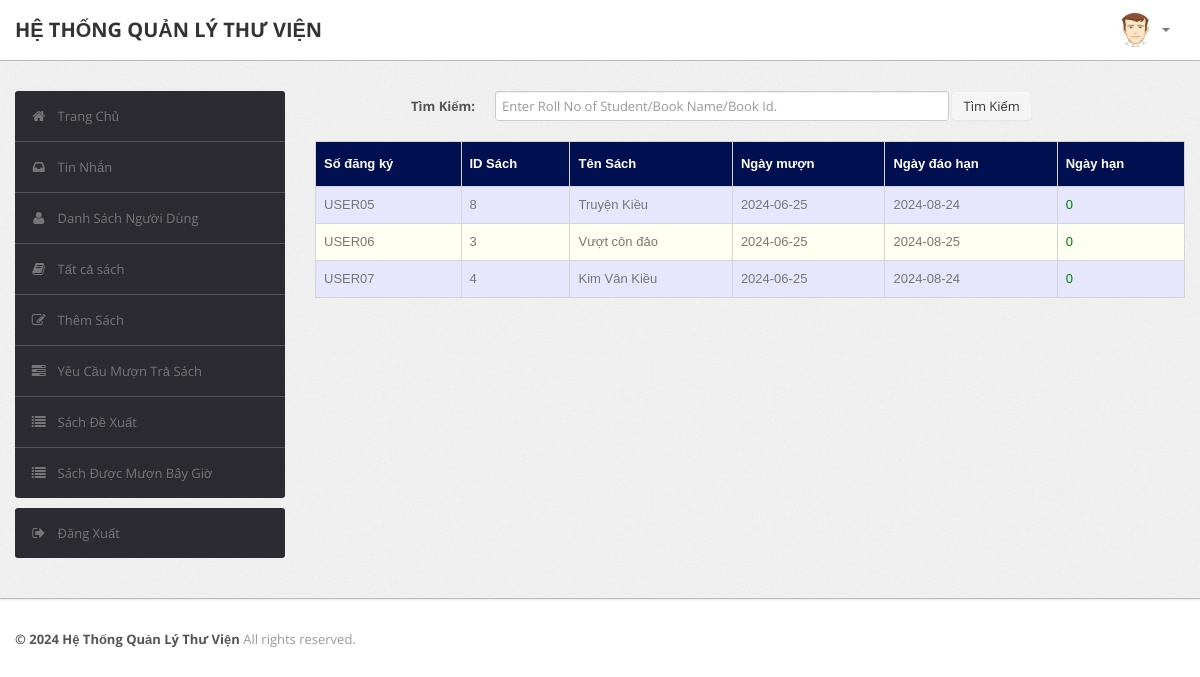
The app's page /admin/current.php (signed in) with its own data.
### tables this page shows
CREATE TABLE `record` (
  `RollNo` varchar(50) NOT NULL,
  `BookId` int(10) NOT NULL,
  `Date_of_Issue` date DEFAULT NULL,
  `Due_Date` date DEFAULT NULL,
  `Date_of_Return` date DEFAULT NULL,
  `Dues` int(10) DEFAULT NULL,
  `Renewals_left` int(10) DEFAULT NULL,
  `Time` time DEFAULT NULL,
  PRIMARY KEY (`RollNo`,`BookId`),
  KEY `BookId` (`BookId`),
  CONSTRAINT `record_ibfk_1` FOREIGN KEY (`RollNo`) REFERENCES `user` (`RollNo`),
  CONSTRAINT `record_ibfk_2` FOREIGN KEY (`BookId`) REFERENCES `book` (`BookId`)
);

CREATE TABLE `book` (
  `BookId` int(10) NOT NULL AUTO_INCREMENT,
  `Title` varchar(50) DEFAULT NULL,
  `Publisher` varchar(50) DEFAULT NULL,
  `Year` varchar(50) DEFAULT NULL,
  `Availability` int(5) DEFAULT NULL,
  PRIMARY KEY (`BookId`)
);

### admin/current.php (the view, shortened to what this page needs)
<?php
require('dbconn.php');
?>
<?php
if ($_SESSION['RollNo']) {
    ?>
<!DOCTYPE html>
<html lang="en">
    <head>
        <link type="text/css" href="bootstrap/css/bootstrap.min.css" rel="stylesheet">
        <link type="text/css" href="bootstrap/css/bootstrap-responsive.min.css" rel="stylesheet">
        <link type="text/css" href="css/theme.css" rel="stylesheet">
        <link type="text/css" href="images/icons/css/font-awesome.css" rel="stylesheet">
    </head>
    <body>
        <div class="navbar navbar-fixed-top">
            <div class="navbar-inner">
                <div class="container">
                        <a class="brand" href="index.php">HỆ THỐNG QUẢN LÝ THƯ VIỆN </a>
                    <div class="nav-collapse collapse navbar-inverse-collapse">
                        <ul class="nav pull-right">
                            <li class="nav-user dropdown"><a href="#" class="dropdown-toggle" data-toggle="dropdown">
                                <img src="images/user.png" class="nav-avatar" />
                                <b class="caret"></b></a>
                            </li>
                        </ul>
                    </div>
                </div>
            </div>
        </div>
        <div class="wrapper">
            <div class="container">
                <div class="row">
                    <div class="span3">
                        <div class="sidebar">
                            <ul class="widget widget-menu unstyled">
                                <li class="active"><a href="index.php"><i class="menu-icon icon-home"></i>Trang Chủ
                                </a></li>
                                 <li><a href="message.php"><i class="menu-icon icon-inbox"></i>Tin Nhắn</a>
                                </li>
                                <li><a href="student.php"><i class="menu-icon icon-user"></i>Danh Sách Người Dùng </a>
                                </li>
                                <li><a href="book.php"><i class="menu-icon icon-book"></i>Tất cả sách </a></li>
                                <li><a href="addbook.php"><i class="menu-icon icon-edit"></i>Thêm Sách </a></li>
                                <li><a href="requests.php"><i class="menu-icon icon-tasks"></i>Yêu Cầu Mượn Trả Sách </a></li>
                                <li><a href="recommendations.php"><i class="menu-icon icon-list"></i>Sách Đề Xuất </a></li>
                                <li><a href="current.php"><i class="menu-icon icon-list"></i>Sách Được Mượn Bây Giờ </a></li>
                            </ul>
                            <ul class="widget widget-menu unstyled">
                                <li><a href="logout.php"><i class="menu-icon icon-signout"></i>Đăng Xuất </a></li>
                            </ul>
                        </div>
                    </div>
                    <div class="span9">
                        <form class="form-horizontal row-fluid" action="current.php" method="post">
                                        <div class="control-group">
                                            <label class="control-label" for="Search"><b>Tìm Kiếm:</b></label>
                                            <div class="controls">
                                                <input type="text" id="title" name="title" placeholder="Enter Roll No of Student/Book Name/Book Id." class="span8" required>
                                                <button type="submit" name="submit"class="btn">Tìm Kiếm</button>
                                            </div>
                                        </div>
                                    </form>
                                    <br>
                                    <?php
                                    if(isset($_POST['submit']))
                                        {$s=$_POST['title'];
                                            $sql="select record.BookId,RollNo,Title,Due_Date,Date_of_Issue,datediff(curdate(),Due_Date) as x from LMS.record,LMS.book where (Date_of_Issue is NOT NULL and Date_of_Return is NULL and book.Bookid = record.BookId) and (RollNo='$s' or record.BookId='$s' or Title like '%$s%')";
                                        }
                                    else
                                        $sql="select record.BookId,RollNo,Title,Due_Date,Date_of_Issue,datediff(curdate(),Due_Date) as x from LMS.record,LMS.book where Date_of_Issue is NOT NULL and Date_of_Return is NULL and book.Bookid = record.BookId";
                                    $result=$conn->query($sql);
                                    $rowcount=mysqli_num_rows($result);
                                    if(!($rowcount))
                                        echo "<br><center><h2><b><i>No Results</i></b></h2></center>";
                                    else
                                    {
                                    ?>
                        <table class="table" id = "tables">
                                  <thead>
                                    <tr>
                                      <th>Số đăng ký</th>
                                      <th>ID Sách</th>
                                      <th>Tên Sách</th>
                                      <th>Ngày mượn</th>
                                      <th>Ngày đáo hạn</th>
                                      <th>Ngày hạn</th>
                                    </tr>
                                  </thead>
                                  <tbody>
                                <?php
                            while($row=$result->fetch_assoc())
                            {
                                $rollno=$row['RollNo'];
                                $bookid=$row['BookId'];
                                $name=$row['Title'];
                                $issuedate=$row['Date_of_Issue'];
                                $duedate=$row['Due_Date'];
                                $dues=$row['x'];
                            ?>
                                    <tr>
                                      <td><?php echo strtoupper($rollno) ?></td>
                                      <td><?php echo $bookid ?></td>
                                      <td><?php echo $name ?></td>
                                      <td><?php echo $issuedate ?></td>
                                      <td><?php echo $duedate ?></td>
                                      <td><?php if($dues > 0)
                                                  echo "<font color='red'>".$dues."</font>";
                                                else
                                                  echo "<font color='green'>0</font>";
                                              ?>
                                    </tr>
                            <?php }} ?>
                                    </tbody>
                                </table>
                    </div>
                </div>
            </div>
        </div>
<div class="footer">
            <div class="container">
                <b class="copyright">&copy; 2024 Hệ Thống Quản Lý Thư Viện </b>All rights reserved.
            </div>
        </div>
    </body>
</html>
<?php }
else {
    echo "<script type='text/javascript'>alert('Access Denied!!!')</script>";
} ?>

### admin/css/theme.css (style rules this page uses)
#tables { font-family: "Trebuchet MS", Arial, Helvetica, sans-serif; border-collapse: collapse; width: 100%; }
#tables td, #tables th { border: 1px solid #ddd; padding: 8px; }
#tables tr:nth-child(even) { background-color: #fffff2; }
#tables tr:nth-child(odd) { background-color: #e6e6ff; }
#tables th { padding-top: 12px; padding-bottom: 12px; text-align: left; background-color: #000F50; color: white; }
body { font-size: 13px; font-family: 'Open Sans', Arial, sans-serif; background: #fff; color: #777 }
strong, b { color: #555 }
.wrapper { background: url(../images/bg.png) #eee; border-bottom: 1px solid #bbb; -webkit-box-shadow: 0 1px 2px rgba(0,0,0,0.1); -moz-box-shadow: 0 1px 2px rgba(0,0,0,0.1); box-shadow: 0 1px 2px rgba(0,0,0,0.1); padding: 30px 0 }
.footer { color: #999; padding: 30px 0 60px }
form { margin: 0 }
select, textarea, input[type="text"], input[type="password"], input[type="datetime"], input[type="datetime-local"], input[type="date"], input[type="month"], input[type="time"], input[type="week"], input[type="number"], input[type="email"], input[type="url"], input[type="search"], input[type="tel"], input[type="color"], .uneditable-input, label, input, button, select, textarea { -webkit-border-radius: 3px; -moz-border-radius: 3px; border-radius: 3px; font-size: 13px; font-family: 'Open Sans', Tahoma, Arial, sans-serif }
body [class^="icon-"], body [class*=" icon-"] { font-size: 14px; line-height: 20px; height: 20px }
.form-horizontal .control-group, .form-vertical .control-group { margin-bottom: 0 }
.navbar { position: static!important; margin: 0!important }
.navbar .navbar-inner { background: #fff; border-bottom: 1px solid #bbb; -webkit-box-shadow: 0 1px 2px rgba(0,0,0,0.15); -moz-box-shadow: 0 1px 2px rgba(0,0,0,0.15); box-shadow: 0 1px 2px rgba(0,0,0,0.15) }
.navbar .brand { color: #333; font-weight: bold; font-size: 20px; margin-right: 20px; padding: 20px }
.navbar .nav>li>a { padding: 20px 15px; font-weight: bold; color: #777 }
.nav-user>a { height: 20px }
.nav-avatar { width: 34px; height: 34px; margin: -7px 5px 0 0; -webkit-border-radius: 50%; -moz-border-radius: 50%; border-radius: 50% }
.btn, .btn-box { -webkit-border-radius: 3px; -moz-border-radius: 3px; border-radius: 3px }
.btn { font-size: 13px; font-weight: 600 }
.btn { display: inline-block; margin-bottom: 0; font-weight: 400; text-align: center; vertical-align: middle; cursor: pointer; background-image: none; border: 1px solid transparent; white-space: nowrap; padding: 4px 10px; font-size: 13px; line-height: 1.42857; border-radius: 4px; -webkit-user-select: none; -moz-user-select: none; -ms-user-select: none; user-select: none }
.table { margin-bottom: 0 }
.table th, .table td { border-color: #d5d5d5!important }
.widget-menu { background: #fff; -webkit-border-radius: 3px; -moz-border-radius: 3px; border-radius: 3px; overflow: hidden }
.widget-menu a { color: #555; display: block; line-height: 20px; padding: 15px; text-decoration: none!important }
.widget-menu .menu-icon { margin-right: 10px; color: #767676; -webkit-transition: all .2s ease-in-out; -moz-transition: all .2s ease-in-out; transition: all .2s ease-in-out; }
.widget-menu>li+li { border-top: 1px solid #555 }
.widget-menu>li>a { background-color: #2d2b32; color: #767676; -webkit-transition: all .2s ease-in-out; -moz-transition: all .2s ease-in-out; transition: all .2s ease-in-out; }

### records on screen
record: RollNo "USER05", BookId "8", BookId.Title "Truyện Kiều", Date_of_Issue "2024-06-25", Due_Date "2024-08-24"
record: RollNo "USER06", BookId "3", BookId.Title "Vượt côn đảo", Date_of_Issue "2024-06-25", Due_Date "2024-08-25"
record: RollNo "USER07", BookId "4", BookId.Title "Kim Vân Kiều", Date_of_Issue "2024-06-25", Due_Date "2024-08-24"
